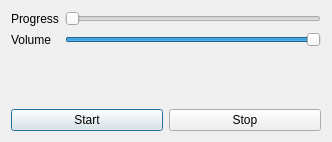
<?xml version="1.0" encoding="UTF-8"?>
<ui version="4.0">
 <class>Dialog</class>
 <widget class="QDialog" name="Dialog">
  <property name="geometry">
   <rect>
    <x>0</x>
    <y>0</y>
    <width>332</width>
    <height>142</height>
   </rect>
  </property>
  <property name="windowTitle">
   <string>Dialog</string>
  </property>
  <layout class="QGridLayout" name="gridLayout">
   <item row="0" column="0">
    <layout class="QFormLayout" name="formLayout">
     <item row="0" column="0">
      <widget class="QLabel" name="label">
       <property name="text">
        <string>Progress</string>
       </property>
      </widget>
     </item>
     <item row="0" column="1">
      <widget class="QSlider" name="slideProgress">
       <property name="orientation">
        <enum>Qt::Horizontal</enum>
       </property>
      </widget>
     </item>
     <item row="1" column="0">
      <widget class="QLabel" name="label_2">
       <property name="text">
        <string>Volume</string>
       </property>
      </widget>
     </item>
     <item row="1" column="1">
      <widget class="QSlider" name="sliderVolume">
       <property name="value">
        <number>99</number>
       </property>
       <property name="orientation">
        <enum>Qt::Horizontal</enum>
       </property>
      </widget>
     </item>
    </layout>
   </item>
   <item row="1" column="0">
    <layout class="QHBoxLayout" name="horizontalLayout">
     <item>
      <widget class="QPushButton" name="pushButton">
       <property name="text">
        <string>Start</string>
       </property>
      </widget>
     </item>
     <item>
      <widget class="QPushButton" name="pushButton_2">
       <property name="text">
        <string>Stop</string>
       </property>
      </widget>
     </item>
    </layout>
   </item>
  </layout>
  <zorder>slideProgress</zorder>
  <zorder>sliderVolume</zorder>
  <zorder>pushButton</zorder>
  <zorder>pushButton_2</zorder>
  <zorder>label</zorder>
  <zorder>label_2</zorder>
  <zorder>pushButton</zorder>
 </widget>
 <layoutdefault spacing="6" margin="11"/>
 <resources/>
 <connections/>
</ui>
